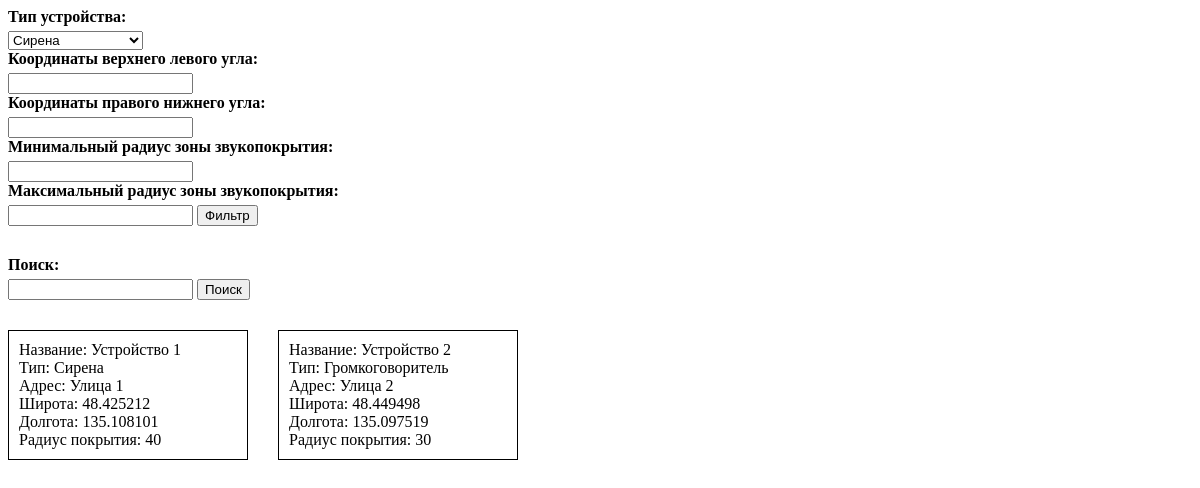
The page / on the database its author committed.
### mainapp/models.py (models this page shows, shortened)
class WarningDevice(models.Model):
    name = models.CharField(max_length=50, null=False, blank=False,
                            verbose_name='Название')
    device_type = models.CharField(choices=DEVICE_TYPE_CHOICES, max_length=2,
                                   default=DEVICE_TYPE_CHOICES[0],
                                   verbose_name='Тип устройства')
    location_address = models.CharField(max_length=120, null=False, blank=True,
                                        verbose_name='Адрес размещения')
    latitude = models.DecimalField(decimal_places=6, max_digits=8, null=False,
                                   verbose_name='Широта')
    longitude = models.DecimalField(decimal_places=6, max_digits=9, null=False,
                                    verbose_name='Долгота')
    zone_radius = models.IntegerField(null=False,
                                      verbose_name='Радиус зоны звукопокрытия')
    class Meta:
        verbose_name_plural = "Устройства оповещения"

### mainapp/views.py (the view)
# urls.py: path('', MainView.as_view()),
class MainView(ListView):
    model = WarningDevice
    context_object_name = 'devices'
    template_name = 'mainapp/main.html'
    paginate_by = 2
    def get_context_data(self, **kwargs):
        context = super().get_context_data(**kwargs)
        filter_form = FilterForm
        search_form = SearchForm
        context['filter_form'] = filter_form
        context['search_form'] = search_form
        return context

### mainapp/templates/mainapp/main.html (shortened to what this page needs)
{% load static %}
<!doctype html>
<html lang="ru">
<head>
    <link rel="stylesheet" href="{% static 'main.css' %}">
</head>
<body>
<div class="container">
    <form id="filter">
        {{ filter_form }}
        <button type="submit">Фильтр</button>
    </form>
    <form id="search">
        {{ search_form }}
        <button type="submit">Поиск</button>
    </form>
    <div class="devices">
        {% for device in devices %}
        <div class="devices__item device">
            <div class="device__name">
                Название: {{ device.name }}
            </div>
            <div class="device__type">
                Тип: {{ device.get_device_type_display }}
            </div>
            <div class="device__location">
                Адрес: {{ device.location_address }}
            </div>
            <div class="device__latitude">
                Широта: {{ device.latitude }}
            </div>
            <div class="device__longitude">
                Долгота: {{ device.longitude }}
            </div>
            <div class="device__radius">
                Радиус покрытия: {{ device.zone_radius }}
            </div>
        </div>
        {% endfor %}
    </div>
</div>
</body>
</html>

### assets/main.css (style rules this page uses)
* { box-sizing: border-box; }
.container { max-width: 1440px; margin-right: auto; margin-left: auto; }
.devices { display: grid; grid-template-columns: repeat(auto-fill, 240px); grid-gap: 30px; }
.device { padding: 10px; border: 1px solid #000; }
label { display: block; margin-bottom: 5px; font-weight: bold; }
form { margin-bottom: 30px; }

### rows shown on the page
WarningDevice: name "Устройство 1", device_type "Сирена", location_address "Улица 1", latitude "48.425212", longitude "135.108101", zone_radius "40"
WarningDevice: name "Устройство 2", device_type "Громкоговоритель", location_address "Улица 2", latitude "48.449498", longitude "135.097519", zone_radius "30"
